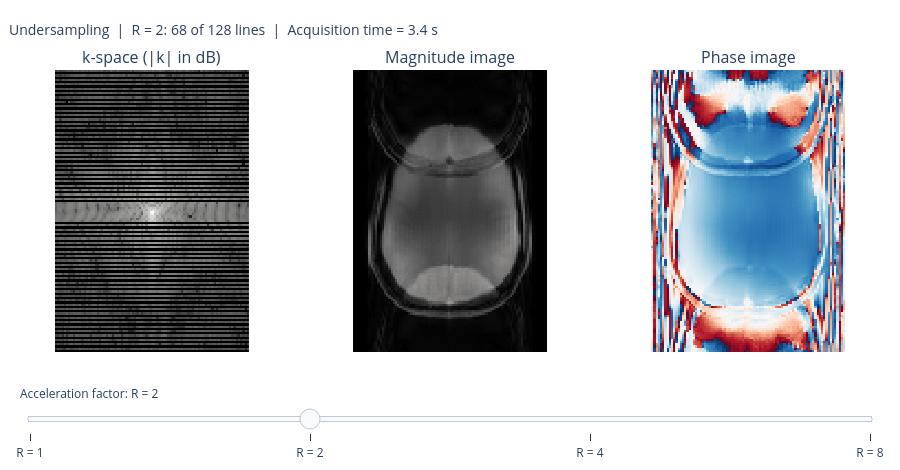

Notebook cell for this chart:
### Code cell
#| label: figUndersampling
# Undersampling of the real k-space: one line in R + fully sampled centre (ACS), zero-filled
kspace = np.load("../data/kspace_combined.npy")
ny, nx = kspace.shape
TR = 0.05                                     # s, one ky line per TR
N_ACS = max(8, ny // 16)                      # central lines always acquired (ACS)
Rs, DEFAULT = [1, 2, 4, 8], 1                 # slider values, index shown first

def k2i(k):
    return np.fft.fftshift(np.fft.ifft2(np.fft.ifftshift(k)))

def sampling_lines(R=1):
    """Keep one ky line in R, plus the ACS block at the centre."""
    if R == 1:
        return np.arange(ny)
    regular = np.arange((ny // 2) % R, ny, R)
    center = np.arange(ny // 2 - N_ACS // 2, ny // 2 + N_ACS // 2)
    return np.union1d(regular, center)

# Fixed display windows, so all R are shown on the same scale
kabs_max = np.abs(kspace).max()
vmax = np.abs(k2i(kspace)).max()
K_DB_MIN = max(-127, int(np.floor(20 * np.log10(np.abs(kspace)[np.abs(kspace) > 0].min() / kabs_max))))

def kspace_db(k):
    with np.errstate(divide="ignore"):
        db = 20 * np.log10(np.abs(k) / kabs_max)
    return np.clip(np.nan_to_num(db, neginf=-128), -128, 0).round().astype(np.int8)

# Light web page: images shown at <= 128 px; k-space keeps every ky line so skipped lines stay visible
step = max(1, int(np.ceil(max(ny, nx) / 128)))
x_c, y_c = np.arange(0, nx, step), np.arange(0, ny, step)
kx_c, ky_c = np.arange(0, nx, step) - nx // 2, np.arange(ny) - ny // 2

titles = []
for i, R in enumerate(Rs):
    lines = sampling_lines(R)
    k = np.zeros_like(kspace)
    k[lines] = kspace[lines]                  # zero-filling: skipped lines stay at 0
    img = k2i(k)
    show = (i == DEFAULT)
    fig.add_trace(go.Heatmap(z=kspace_db(k)[:, ::step], x=kx_c, y=ky_c, colorscale="gray",
                             zmin=K_DB_MIN, zmax=0, showscale=False, visible=show,
                             hovertemplate="kx = %{x}, ky = %{y}<br>|k| = %{z} dB<extra></extra>"), 1, 1)
    fig.add_trace(go.Heatmap(z=np.round(100 * np.abs(img[::step, ::step]) / vmax).astype(np.uint8),
                             x=x_c, y=y_c, colorscale="gray", zmin=0, zmax=100, showscale=False,
                             visible=show,
                             hovertemplate="x = %{x}, y = %{y}<br>magnitude = %{z} % of max<extra></extra>"), 1, 2)
    fig.add_trace(go.Heatmap(z=np.round(np.degrees(np.angle(img[::step, ::step]))).astype(np.int16),
                             x=x_c, y=y_c, colorscale="RdBu_r", zmin=-180, zmax=180, showscale=False,
                             visible=show,
                             hovertemplate="x = %{x}, y = %{y}<br>phase = %{z}°<extra></extra>"), 1, 3)
    titles.append(f"Undersampling  |  R = {R}: {len(lines)} of {ny} lines  |  "
                  f"Acquisition time = {len(lines) * TR:.1f} s")

steps = []
for i, R in enumerate(Rs):
    vis = [False] * len(fig.data)
    vis[3 * i:3 * i + 3] = [True] * 3
    steps.append(dict(method="update", label=f"R = {R}",
                      args=[{"visible": vis}, {"title.text": titles[i]}]))

fig.update_xaxes(showticklabels=False, showgrid=False, constrain="domain")
for c, ax in zip([1, 2, 3], ["x", "x2", "x3"]):
    fig.update_yaxes(showticklabels=False, showgrid=False, autorange="reversed",
                     constrain="domain", scaleanchor=ax, row=1, col=c)
fig.update_layout(title=dict(text=titles[DEFAULT], font=dict(size=14), x=0.01),
                  sliders=[dict(active=DEFAULT, steps=steps, pad={"t": 30},
                                currentvalue={"prefix": "Acceleration factor: "})],
                  template="plotly_white", height=470, margin=dict(l=20, r=20, t=70, b=20))
fig
